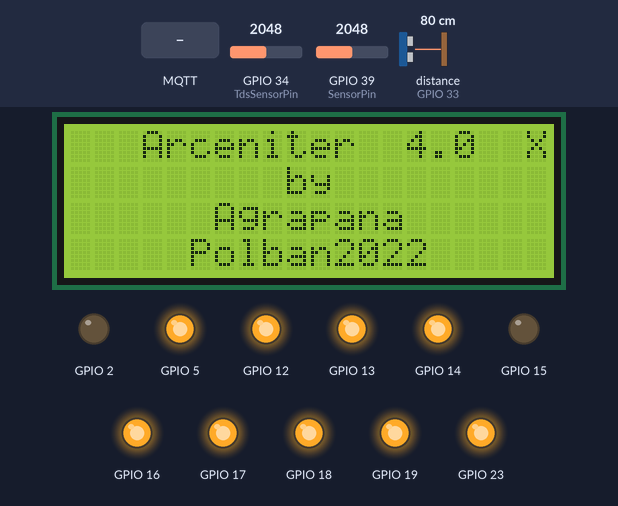
The sketch below on a simulated ESP32. On the bench: 20×4 character LCD, output pins drawn as LEDs (lit = HIGH). The inputs (shaded band) are chosen by the test bench; at power-on: GPIO 34 (TdsSensorPin) = 2048, GPIO 39 (SensorPin) = 2048, distance to the obstacle (sensor on GPIO 33) 80 cm. The echo pulse lasts 58.3 µs per cm; WiFi joins after 1.5 s; servers stay silent unless stated; random numbers use the default seed unless the sketch sets one; no MQTT or app messages arrive unless stated; pins used as bus, display or sensor lines are not drawn; what the sketch prints to the serial monitor is not drawn.

Above: at 4.3 s.
4.4 s: MQTT message "arceniter/common" arrives on the first subscribed topic
At 5.1 s:
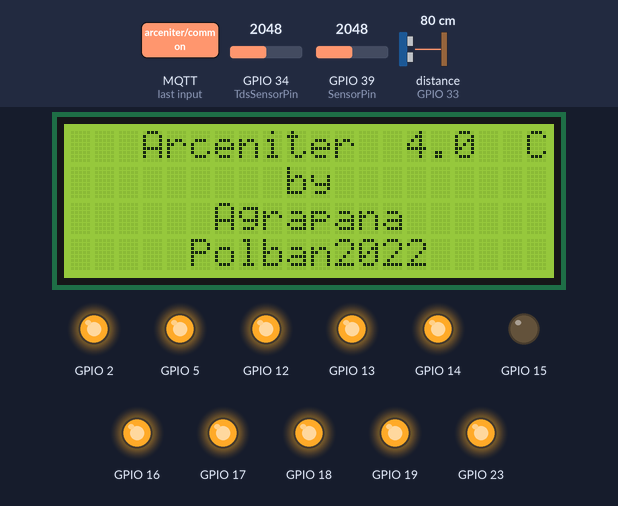
13.1 s: MQTT message "arceniter/common" arrives on the second subscribed topic
At 21.7 s:
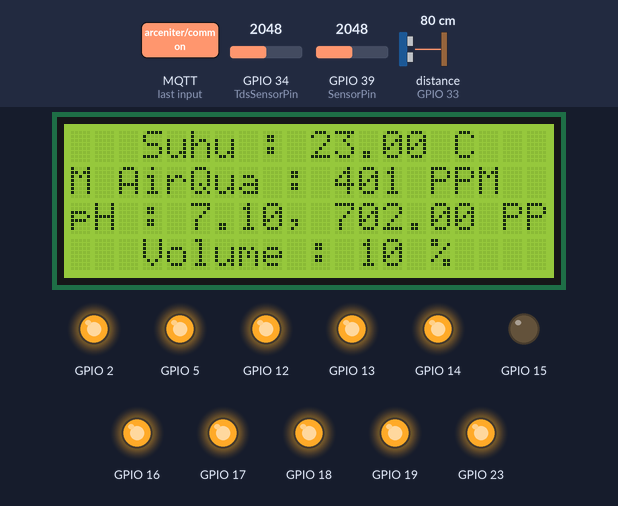
22.3 s: MQTT message "arceniter/common" arrives on the third subscribed topic
Timing chart, 0 to 25.3 s (numbered marks = the images above; inputs shaded):
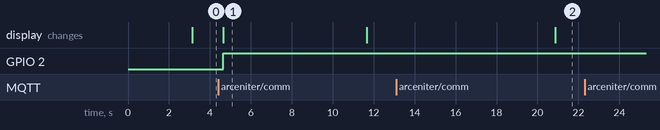

Measured:
- what the display in image 1 shows lasts 7.1 s, from 4.6 s to 11.7 s

The sketch:

Main_Code_MQTT2_default.ino
```cpp
/* Relay
 2 Pemanas
15 Lampu
19 Pompa CO2
23 Pendingin
18 P1
 5 P2
17 P3
16 P4
13 Exhaust
12 CO2 Pump
14 Pompa Utama
*/
#include <OneWire.h>
#include <DallasTemperature.h>
#include <LiquidCrystal_I2C.h>
#include <PubSubClient.h>
#include <ArduinoJson.h>
#include <WiFi.h>
#define SensorPin A3            //pH meter Analog output to Arduino Analog Input 0
#define Offset 0.94             //deviation compensate
#define samplingInterval 20
#define printInterval 800
#define ArrayLenth  40    //times of collection
#define TdsSensorPin A6
#define VREF 5      // analog reference voltage(Volt) of the ADC
#define SCOUNT  30           // sum of sample point
#define trigPin 25
#define echoPin 33
#define MSG_BUFFER_SIZE (50)
#define ssid "mywifi"
#define password "12348765"
//#define ssid "Redmi 10C"
//#define password "3bc5rsx463b9exu"
#define mqtt_broker "sf5c09ae-internet-facing-85f6819dbb096015.elb.us-east-1.amazonaws.com"
#define mqtt_username "AnggaGemilang"
#define mqtt_password "4ngg4Gem!l4ng"
#define mqtt_port 1883

const int oneWireBus = 4;
int pHArray[ArrayLenth];   //Store the average value of the sensor feedback
int pHArrayIndex=0;
static float pHValue,voltage;
int analogBuffer[SCOUNT];    // store the analog value in the array, read from ADC
int analogBufferTemp[SCOUNT];
int analogBufferIndex = 0,copyIndex = 0;
float averageVoltage = 0,tdsValue = 0,temperature = 25;
float duration, distance;
char buff[32];
int lcdColumns = 20;
int lcdRows = 4;
int volume;
int period = 10000;
unsigned long time_now = 0;
unsigned long lastMsg = 0;
char msg[MSG_BUFFER_SIZE];
String pH;
bool lampu=1, planting;
int int_temperature;
byte counter;


int getMedianNum(int bArray[], int iFilterLen)
{
      int bTab[iFilterLen];
      for (byte i = 0; i<iFilterLen; i++)
      bTab[i] = bArray[i];
      int i, j, bTemp;
      for (j = 0; j < iFilterLen - 1; j++)
      {
      for (i = 0; i < iFilterLen - j - 1; i++)
          {
        if (bTab[i] > bTab[i + 1])
            {
        bTemp = bTab[i];
            bTab[i] = bTab[i + 1];
        bTab[i + 1] = bTemp;
         }
      }
      }
      if ((iFilterLen & 1) > 0)
    bTemp = bTab[(iFilterLen - 1) / 2];
      else
    bTemp = (bTab[iFilterLen / 2] + bTab[iFilterLen / 2 - 1]) / 2;
      return bTemp;
}

double avergearray(int* arr, int number){
  int i;
  int max,min;
  double avg;
  long amount=0;
  if(number<=0){
    Serial.println("Error number for the array to avraging!/n");
    return 0;
  }
  if(number<5){   //less than 5, calculated directly statistics
    for(i=0;i<number;i++){
      amount+=arr[i];
    }
    avg = amount/number;
    return avg;
  }else{
    if(arr[0]<arr[1]){
      min = arr[0];max=arr[1];
    }
    else{
      min=arr[1];max=arr[0];
    }
    for(i=2;i<number;i++){
      if(arr[i]<min){
        amount+=min;        //arr<min
        min=arr[i];
      }else {
        if(arr[i]>max){
          amount+=max;    //arr>max
          max=arr[i];
        }else{
          amount+=arr[i]; //min<=arr<=max
        }
      }//if
    }//for
    avg = (double)amount/(number-2);
  }//if
  return avg;
}

OneWire oneWire(oneWireBus);
DallasTemperature sensors(&oneWire);
LiquidCrystal_I2C lcd(0x27, lcdColumns, lcdRows);
WiFiClient wifiClient;
PubSubClient mqttClient(wifiClient);

// common
String imgUrl = "https://firebasestorage.googleapis.com/v0/b/arceniter-app.appspot.com/o/thumbnail_preset%2F1948c7da-4138-4b13-a897-dcc683a902a4.png?alt=media&token=5d942af1-1a1d-4f5a-8b2b-1795da235fc3";
String plantType = "Lettuce";
//String modes = "Grow";
String plantStarted = "29-10-2022, 13:00";
//String   val sdf = SimpleDateFormat("dd-M-yyyy, hh:mm");
String plantEnded = "18-11-2022, 13:00";
//String status = "Done";
char power[25] = "";
char is_planting[4] = "Yes";
char plant_name[25] = "Lettuce";
char category[25] = "Vegetable";
char started_planting[25] = "29-10-2022, 13:00";

// configuration
char temperatureConfiguration[10] = "";
char gas[8] = "";
char pump[8] = "";
char modes[10] = "Grow";
char nutritionConfiguration[10] = "";

char output1[207];
char output2[374];
char output3[213];

void callback(char *topic, byte *payload, unsigned int length) {
  Serial.print("Message arrived [");
  Serial.print(topic);
  Serial.print("] ");

  if(strcmp(topic, "arceniter/controlling") == 0){
    StaticJsonDocument<292> doc;
    deserializeJson(doc, payload, length);
    strlcpy(temperatureConfiguration, doc["temperature"] | "", sizeof(temperatureConfiguration));
    strlcpy(pump, doc["pump"] | "", sizeof(pump));
    strlcpy(gas, doc["gas"] | "", sizeof(gas));
    strlcpy(nutritionConfiguration, doc["nutrition"] | "", sizeof(nutritionConfiguration));
    strlcpy(modes, doc["mode"] | "", sizeof(modes));

  } else if(strcmp(topic, "arceniter/common") == 0){
    StaticJsonDocument<292> doc;
    deserializeJson(doc, payload, length);
    strlcpy(power, doc["power"] | "", sizeof(power));
    strlcpy(is_planting, doc["is_planting"] | "", sizeof(is_planting));
    strlcpy(plant_name, doc["plant_name"] | "", sizeof(plant_name));
    strlcpy(category, doc["category"] | "", sizeof(category));
    strlcpy(started_planting, doc["started_planting"] | "", sizeof(started_planting));
  }
}

void setup() {
  Serial.begin(115200);
  sensors.begin();
  pinMode(TdsSensorPin,INPUT);
  pinMode(trigPin, OUTPUT);
  pinMode(echoPin, INPUT);
  pinMode(2,OUTPUT);
  digitalWrite(2,LOW);
  pinMode(5,OUTPUT);
  pinMode(12,OUTPUT);
  pinMode(13,OUTPUT);
  pinMode(14,OUTPUT);
  pinMode(15,OUTPUT);
  pinMode(16,OUTPUT);
  pinMode(17,OUTPUT);
  pinMode(18,OUTPUT);
  pinMode(19,OUTPUT);
  pinMode(23,OUTPUT);
  digitalWrite(5,HIGH);
  digitalWrite(12,HIGH);
  digitalWrite(13,HIGH);
  digitalWrite(14,HIGH);
  digitalWrite(15,LOW);

  Serial.println(lampu);
  digitalWrite(16,HIGH);
  digitalWrite(17,HIGH);
  digitalWrite(18,HIGH);
  digitalWrite(19,HIGH);
  digitalWrite(23,HIGH);
  lcd.init();
  lcd.backlight();

  lcd.clear();
  lcd.setCursor(0,0);
  lcd.print("   Arceniter  4.0");
  lcd.setCursor(0,1);
  lcd.print("         by");
  lcd.setCursor(0,2);
  lcd.print("      Agrapana");
  lcd.setCursor(0,3);
  lcd.print("     Polban2022");
  delay(3000);

}

void reconnect() {
  while (!mqttClient.connected()) {
    Serial.print("Attempting MQTT connection...");
    String client_id = String(WiFi.macAddress());
    if (mqttClient.connect(client_id.c_str(), mqtt_username, mqtt_password)) {
      Serial.println("Connected to Public MQTT Broker");
    } else {
      Serial.print("Failed to connect with MQTT Broker");
      Serial.print(mqttClient.state());
      delay(2000);
    }
  }
  mqttClient.subscribe("arceniter/common");
  mqttClient.subscribe("arceniter/controlling");
  mqttClient.subscribe("arceniter/monitoring");
}


void loop() {
  if (WiFi.status() != WL_CONNECTED){
    lcd.setCursor(19,0);
    lcd.print("X");
    wifi();
    /*Serial.print(millis());
    Serial.println("Reconnecting to WiFi...");
    WiFi.disconnect();
    WiFi.reconnect();
    previousMillis = currentMillis;*/
  }
  if (!mqttClient.connected()) {
    reconnect();
  }
  mqttClient.loop();

  unsigned long now = millis();
  if (now - lastMsg > 10000) {
    lastMsg = now;

  sensors.requestTemperatures();
  float xx= random(23,23.5);
  float temperatureC=xx;
  Serial.println();
  if (temperatureC>=0){
    Serial.print("Suhu :");
    Serial.print(temperatureC);
    Serial.println("ºC");
  }
  else if (temperatureC<0){
    Serial.print("Suhu :");
    Serial.println("n/a");
  }

  int MQ135_data = random(380.0,410.0);
  Serial.print("Air Quality: ");
  Serial.print(MQ135_data); // analog data
  Serial.println(" PPM"); // Unit = part per million

  while(1){
  static unsigned long samplingTime = millis();
  static unsigned long printTime = millis();

  if(millis()-samplingTime > samplingInterval)
  {
      pHArray[pHArrayIndex++]=analogRead(SensorPin);
      if(pHArrayIndex==ArrayLenth)pHArrayIndex=0;
      voltage = avergearray(pHArray, ArrayLenth)*3.3/4096;
      pHValue = random(68,72);
      pHValue=pHValue/10;
      samplingTime=millis();
  }
  if(millis() - printTime > printInterval)   //Every 800 milliseconds, print a numerical, convert the state of the LED indicator
  {
    Serial.print("Voltage:");
        Serial.print(voltage,2);
        Serial.print("    pH value: ");
    Serial.println(pHValue,2);
        //digitalWrite(LED,digitalRead(LED)^1);
        printTime=millis();
        break;
  }}

  static unsigned long analogSampleTimepoint = millis();
   if(millis()-analogSampleTimepoint > 40U)     //every 40 milliseconds,read the analog value from the ADC
   {
     analogSampleTimepoint = millis();
     analogBuffer[analogBufferIndex] = analogRead(TdsSensorPin);    //read the analog value and store into the buffer
     analogBufferIndex++;
     if(analogBufferIndex == SCOUNT)
         analogBufferIndex = 0;
   }
   static unsigned long printTimepoint = millis();
   if(millis()-printTimepoint > 800U)
   {
      printTimepoint = millis();
      for(copyIndex=0;copyIndex<SCOUNT;copyIndex++)
        analogBufferTemp[copyIndex]= analogBuffer[copyIndex];
      averageVoltage = getMedianNum(analogBufferTemp,SCOUNT) * (float)VREF / 1024.0; // read the analog value more stable by the median filtering algorithm, and convert to voltage value
      float compensationCoefficient=1.0+0.02*(temperature-25.0);    //temperature compensation formula: fFinalResult(25^C) = fFinalResult(current)/(1.0+0.02*(fTP-25.0));
      float compensationVolatge=averageVoltage/compensationCoefficient;  //temperature compensation
      float yy=random(690,710);
      tdsValue=yy;
      //Serial.print("voltage:");
      //Serial.print(averageVoltage,2);
      //Serial.print("V   ");
      Serial.print("TDS Value:");
      Serial.print(tdsValue,0);
      Serial.println("ppm");
   }

  digitalWrite(trigPin, LOW);
  delayMicroseconds(5);

  digitalWrite(trigPin, HIGH);
  delayMicroseconds(10);
  digitalWrite(trigPin, LOW);

  duration = pulseIn(echoPin, HIGH);
  distance = duration * 0.034 / 2;
  sprintf(buff, "Jarak pembacaan = %3.2f cm", distance);
  Serial.println(distance);
  Serial.print(buff);
  Serial.print(" ");
  volume=10;
  Serial.print(volume);
  Serial.print(" %");

  pH = String(pHValue,2);

  // =======================================================
  StaticJsonDocument<228> doc1;

    doc1["temperature"] = temperatureConfiguration;
    doc1["pump"] = pump;
    doc1["gas"] = gas;
    doc1["nutrition"] = nutritionConfiguration;
    doc1["mode"] = modes;
    if(strcmp(modes,"Grow")==0){lampu=true;}
    else {lampu=false;}

    serializeJson(doc1, output1);

    Serial.print("Publish message: ");
    Serial.println(output1);
    mqttClient.publish("arceniter/controlling", output1);
//    int_temperature = temperatureConfiguration.toInt()
    Serial.println(lampu);

  // =======================================================
  StaticJsonDocument<356> doc2;

      doc2["temperature"] = temperatureC;
      doc2["ph"] = pH;
      doc2["gas"] = MQ135_data;
      doc2["nutrition"] = tdsValue;
      doc2["nutrition_volume"] = volume;

    serializeJson(doc2, output2);

    Serial.println("Publish message: ");
    Serial.println(output2);
    mqttClient.publish("arceniter/monitoring", output2);

  // ======================================================
  StaticJsonDocument<128> doc3;

    doc3["power"] = power;
    doc3["is_planting"] = "Yes";
    //if(strcmp(is_planting,"no")==0){planting=false;}
    //else {planting=true;}
    doc3["plant_name"] = "Lettuce";
    doc3["category"] = "Vegetable";
    doc3["started_planting"] = "29-10-2022, 13:00";

    serializeJson(doc3, output3);

    Serial.print("Publish message: ");
    Serial.println(output3);
    mqttClient.publish("arceniter/common", output3);

  lcd.clear();
  lcd.setCursor(0,0);
  lcd.print("   Suhu : ");
  if (temperatureC>=0)lcd.print(temperatureC);
  else if (temperatureC<0)lcd.print(" n/a");
  lcd.print(" C");
  lcd.setCursor(0,1);
  lcd.print("  AirQua : ");
  lcd.print(MQ135_data);
  lcd.print(" PPM");
  lcd.setCursor(0,2);
  if(tdsValue<100)
  lcd.print(" ");
  if(tdsValue<10)
  lcd.print(" ");
  lcd.print("pH : ");
  lcd.print(pHValue,2);
  lcd.print(", ");
  lcd.print(tdsValue);
  lcd.print(" PPM");
  lcd.setCursor(0,3);
  if(volume<100)
  lcd.print(" ");
  if(volume<10)
  lcd.print(" ");
  lcd.print("  Volume : ");
  lcd.print(volume);
  lcd.print(" %");

  //if(lampu==1)
  digitalWrite(15,LOW);
  //else if(lampu==0)digitalWrite(15,HIGH);
  }
}

void wifi(){
  WiFi.begin(ssid, password);
  Serial.print("Connecting to Wi-Fi");
  while (WiFi.status() != WL_CONNECTED) {
    Serial.print(".");
    delay(300);
    counter++;
    if(counter>30)ESP.restart();
  }
  digitalWrite(2,HIGH);
  Serial.print("Connected with IP: ");
  Serial.println(WiFi.localIP());
  Serial.println();

  lcd.setCursor(19,0);
  lcd.print("C");
//lcd.print("1234567890123456");
//  break;
  mqttClient.setServer(mqtt_broker, mqtt_port);
  mqttClient.setCallback(callback);
  while (!mqttClient.connected()) {
    String client_id = String(WiFi.macAddress());
    if (mqttClient.connect(client_id.c_str(), mqtt_username, mqtt_password)) {
      Serial.println("Connected to Public MQTT Broker");
    } else {
      Serial.print("Failed to connect with MQTT Broker");
      Serial.print(mqttClient.state());
      delay(2000);
    }
  }
  mqttClient.subscribe("arceniter/common");
  mqttClient.subscribe("arceniter/monitoring");
  mqttClient.subscribe("arceniter/controlling");
}
```
